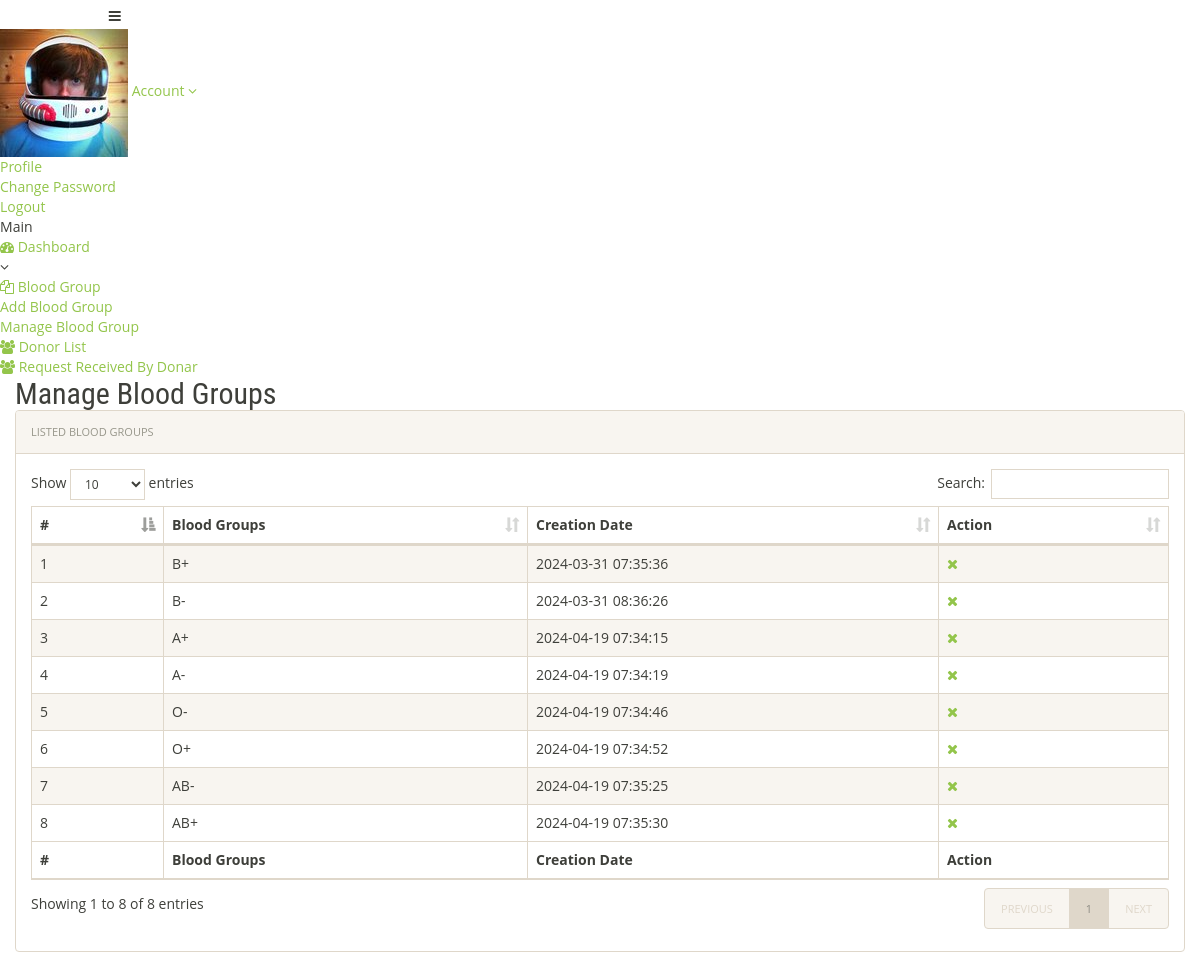
Screenshot of /admin/manage-bloodgroup.php (signed in) with the database file from the repository.
### tables this page shows
CREATE TABLE `tblbloodgroup` (
  `id` int(11) NOT NULL,
  `BloodGroup` varchar(20) DEFAULT NULL,
  `PostingDate` timestamp NOT NULL DEFAULT current_timestamp()
);

### admin/manage-bloodgroup.php (the view, shortened to what this page needs)
<?php
include('includes/config.php');
if(strlen($_SESSION['alogin'])==0)
	{
header('location:index.php');
}
else{
 ?>
<!doctype html>
<html lang="en" class="no-js">
<head>
	<link rel="stylesheet" href="css/font-awesome.min.css">
	<link rel="stylesheet" href="css/bootstrap.min.css">
	<link rel="stylesheet" href="css/dataTables.bootstrap.min.css">
	<link rel="stylesheet" href="css/bootstrap-social.css">
	<link rel="stylesheet" href="css/bootstrap-select.css">
	<link rel="stylesheet" href="css/fileinput.min.css">
	<link rel="stylesheet" href="css/awesome-bootstrap-checkbox.css">
	<link rel="stylesheet" href="css/style.css">
</head>
<body>
	<?php include('includes/header.php');?>
	<div class="ts-main-content">
		<?php include('includes/leftbar.php');?>
		<div class="content-wrapper">
			<div class="container-fluid">
				<div class="row">
					<div class="col-md-12">
						<h2 class="page-title">Manage Blood Groups</h2>
						<div class="panel panel-default">
							<div class="panel-heading">Listed  Blood Groups</div>
							<div class="panel-body">
								<table id="zctb" class="display table table-striped table-bordered table-hover" cellspacing="0" width="100%">
									<thead>
										<tr>
										<th>#</th>
												<th>Blood Groups</th>
											<th>Creation Date</th>
											<th>Action</th>
										</tr>
									</thead>
									<tfoot>
										<tr>
										<th>#</th>
											<th>Blood Groups</th>
											<th>Creation Date</th><th>Action</th>
										</tr>
									</tfoot>
									<tbody>
<?php $sql = "SELECT * from  tblbloodgroup ";
$query = $dbh -> prepare($sql);
$query->execute();
$results=$query->fetchAll(PDO::FETCH_OBJ);
$cnt=1;
if($query->rowCount() > 0)
{
foreach($results as $result)
{				?>
										<tr>
											<td><?php echo htmlentities($cnt);?></td>
											<td><?php echo htmlentities($result->BloodGroup);?></td>
											<td><?php echo htmlentities($result->PostingDate);?></td>
<td>
<a href="manage-bloodgroup.php?del=<?php echo $result->id;?>" onclick="return confirm('Do you want to delete');"><i class="fa fa-close"></i></a></td>
										</tr>
										<?php $cnt=$cnt+1; }} ?>
									</tbody>
								</table>
							</div>
						</div>
					</div>
				</div>
			</div>
		</div>
	</div>
</body>
</html>
<?php } ?>

### css/style.css (style rules this page uses)
body { padding: 0; margin: 0; background: #FFF; font-family: 'Open Sans', sans-serif; }
body a { transition: 0.5s all; -webkit-transition: 0.5s all; -moz-transition: 0.5s all; -o-transition: 0.5s all; -ms-transition: 0.5s all; text-decoration: none; }
h1, h2, h3, h4, h5, h6 { margin: 0; padding: 0; font-family: 'Roboto Condensed', sans-serif; }
.fa, .fas, .far, .fal, .fab { display: inline!important; }

### rows the page displays
tblbloodgroup: BloodGroup "B+", PostingDate "2024-03-31 07:35:36"
tblbloodgroup: BloodGroup "B-", PostingDate "2024-03-31 08:36:26"
tblbloodgroup: BloodGroup "A+", PostingDate "2024-04-19 07:34:15"
tblbloodgroup: BloodGroup "A-", PostingDate "2024-04-19 07:34:19"
tblbloodgroup: BloodGroup "O-", PostingDate "2024-04-19 07:34:46"
tblbloodgroup: BloodGroup "O+", PostingDate "2024-04-19 07:34:52"
tblbloodgroup: BloodGroup "AB-", PostingDate "2024-04-19 07:35:25"
tblbloodgroup: BloodGroup "AB+", PostingDate "2024-04-19 07:35:30"
